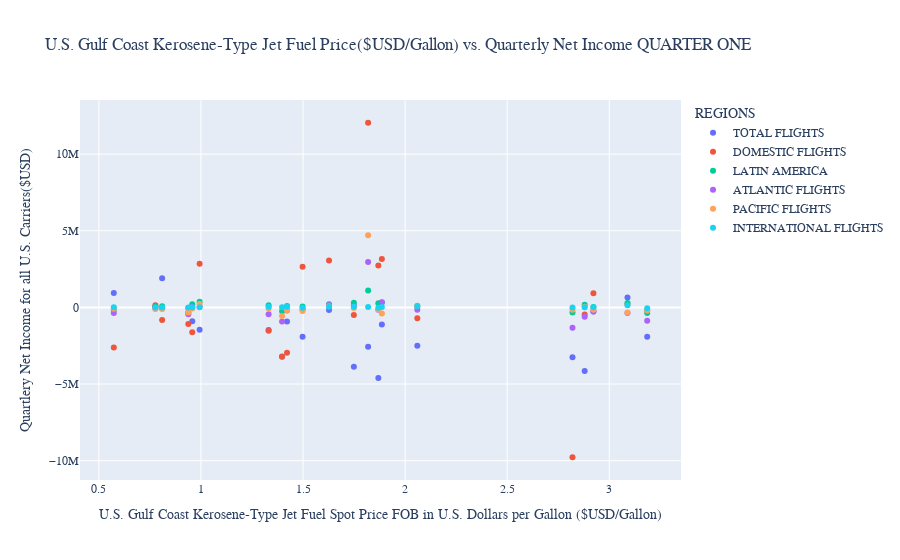

Notebook cell for this chart:
### Code cell
# COMPARE DOMESTIC, INTL, AND TOTAL FLIGHTS:
fig5 = go.Figure()

fig5.add_trace(go.Scatter(
    x=income_and_fuel_Q1['U.S. Gulf Coast Kerosene-Type Jet Fuel Spot Price FOB in U.S. Dollars per Gallon'],
    y=income_and_fuel['TOTAL'],
    name="TOTAL FLIGHTS",       # this sets its legend entry
    mode='markers',
    text=income_and_fuel_Q1['Year'], 
    hovertemplate='%{text} <br> KEROSENE JET FUEL PRICE: $%{x} <br> QUARTERLY NET INCOME: %{y}',
))

fig5.add_trace(go.Scatter(
    x=income_and_fuel_Q1['U.S. Gulf Coast Kerosene-Type Jet Fuel Spot Price FOB in U.S. Dollars per Gallon'],
    y=income_and_fuel_Q1['DOMESTIC'],
    name="DOMESTIC FLIGHTS",       # this sets its legend entry
    mode='markers',
    text=income_and_fuel_Q1['Year'], 
    hovertemplate='%{text} <br> KEROSENE JET FUEL PRICE: $%{x} <br> QUARTERLY NET INCOME: %{y}',
))

fig5.add_trace(go.Scatter(
    x=income_and_fuel_Q1['U.S. Gulf Coast Kerosene-Type Jet Fuel Spot Price FOB in U.S. Dollars per Gallon'],
    y=income_and_fuel_Q1['LATIN AMERICA'],
    name="LATIN AMERICA",       # this sets its legend entry
    mode='markers',
    text=income_and_fuel_Q1['Year'], 
    hovertemplate='%{text} <br> KEROSENE JET FUEL PRICE: $%{x} <br> QUARTERLY NET INCOME: %{y}'
))


fig5.add_trace(go.Scatter(
    x=income_and_fuel_Q1['U.S. Gulf Coast Kerosene-Type Jet Fuel Spot Price FOB in U.S. Dollars per Gallon'],
    y=income_and_fuel_Q1['ATLANTIC'],
    name="ATLANTIC FLIGHTS",       # this sets its legend entry
    mode='markers',
   text=income_and_fuel_Q1['Year'], 
    hovertemplate='%{text} <br> KEROSENE JET FUEL PRICE: $%{x} <br> QUARTERLY NET INCOME: %{y}'
))

fig5.add_trace(go.Scatter(
    x=income_and_fuel_Q1['U.S. Gulf Coast Kerosene-Type Jet Fuel Spot Price FOB in U.S. Dollars per Gallon'],
    y=income_and_fuel_Q1['PACIFIC'],
    name="PACIFIC FLIGHTS",       # this sets its legend entry
    mode='markers',
    text=income_and_fuel_Q1['Year'], 
    hovertemplate='%{text} <br> KEROSENE JET FUEL PRICE: $%{x} <br> QUARTERLY NET INCOME: %{y}'
))


fig5.add_trace(go.Scatter(
    x=income_and_fuel_Q1['U.S. Gulf Coast Kerosene-Type Jet Fuel Spot Price FOB in U.S. Dollars per Gallon'],
    y=income_and_fuel_Q1['INTERNATIONAL'],
    name="INTERNATIONAL FLIGHTS",       # this sets its legend entry
    mode='markers',
    text=income_and_fuel_Q1['Year'], 
    hovertemplate='%{text} <br> KEROSENE JET FUEL PRICE: $%{x} <br> QUARTERLY NET INCOME: %{y}'
))


fig5.update_layout(
    title="U.S. Gulf Coast Kerosene-Type Jet Fuel Price($USD/Gallon) vs. Quarterly Net Income QUARTER ONE",
    xaxis_title="U.S. Gulf Coast Kerosene-Type Jet Fuel Spot Price FOB in U.S. Dollars per Gallon ($USD/Gallon)",
    yaxis_title="Quartlery Net Income for all U.S. Carriers($USD)",
    legend_title="REGIONS",
    font=dict(
        family="Courier New, monospace",
        size=12
    )
)

fig5.show()

### Figure 1 — Plotly figure (JSON) as saved in the notebook; plotly's stock layout.template omitted (floating-point values rounded to 4 significant figures)
{"data": [{"hovertemplate": "%{text} <br> KEROSENE JET FUEL PRICE: $%{x} <br> QUARTERLY NET INCOME: %{y}", "mode": "markers", "name": "TOTAL FLIGHTS", "text": ["2000", "2001", "2002", "2003", "2004", "2005", "2006", "2007", "2008", "2009", "2010", "2011", "2012", "2013", "2014", "2015", "2016", "2017", "2018", "2019", "2020"], "type": "scatter", "x": [0.7768, 0.8099, 0.5731, 0.9381, 0.9575, 1.422, 1.819, 1.749, 2.82, 1.331, 2.06, 2.879, 3.186, 3.089, 2.922, 1.627, 0.9934, 1.498, 1.886, 1.869, 1.397], "y": [23702, 1899096, 937327, -327425, -909776, -923115, -2560103, -3873515, -3250361, -1469850, -2494531, -4150742, -1920924, 647420, -265900, -176064, -1456177, -1915125, -1123527, -4609595, -3207135, -1487161, -2333166, -20192434, 20862482, -694110, -161700, -1820559, -67019, 5979562, 1800249, -21387, -11599703, -4276656, -2718557, -5154919, -1844758, -628662, -102224, 49366, -615726, 1595509, 2369313, 316898, -848148, 1003401, 1482415, -245480, -1691852, 771313, 1369708, -85437, -45631, 2146407, 3222741, 7387696, 549797, 3849384, 3522647, 518805, 3544541, 5732622, 9655117, 7447652, 3495119, 5094145, 4195563, 2824916, 2318254, 4995529, 3901986, 5588711, 3438610, 4109147, 4130730, 3580010, 2692244, 5251150, 4922673, 3598068, -4942084]}, {"hovertemplate": "%{text} <br> KEROSENE JET FUEL PRICE: $%{x} <br> QUARTERLY NET INCOME: %{y}", "mode": "markers", "name": "DOMESTIC FLIGHTS", "text": ["2000", "2001", "2002", "2003", "2004", "2005", "2006", "2007", "2008", "2009", "2010", "2011", "2012", "2013", "2014", "2015", "2016", "2017", "2018", "2019", "2020"], "type": "scatter", "x": [0.7768, 0.8099, 0.5731, 0.9381, 0.9575, 1.422, 1.819, 1.749, 2.82, 1.331, 2.06, 2.879, 3.186, 3.089, 2.922, 1.627, 0.9934, 1.498, 1.886, 1.869, 1.397], "y": [139162, -822384, -2621918, -1085012, -1622122, -2956735, 12049285, -488478, -9777777, -1516128, -704121, -455423, -213497, 227114, 926580, 3055504, 2856167, 2647152, 3157073, 2738558, -3226298]}, {"hovertemplate": "%{text} <br> KEROSENE JET FUEL PRICE: $%{x} <br> QUARTERLY NET INCOME: %{y}", "mode": "markers", "name": "LATIN AMERICA", "text": ["2000", "2001", "2002", "2003", "2004", "2005", "2006", "2007", "2008", "2009", "2010", "2011", "2012", "2013", "2014", "2015", "2016", "2017", "2018", "2019", "2020"], "type": "scatter", "x": [0.7768, 0.8099, 0.5731, 0.9381, 0.9575, 1.422, 1.819, 1.749, 2.82, 1.331, 2.06, 2.879, 3.186, 3.089, 2.922, 1.627, 0.9934, 1.498, 1.886, 1.869, 1.397], "y": [58927, 76822, -176148, -51869, 201821, 95583, 1110214, 303476, -335226, 136650, 40958, 177773, -357006, 290326, 22305, 213705, 362407, 61452, 341526, 269912, -251044]}, {"hovertemplate": "%{text} <br> KEROSENE JET FUEL PRICE: $%{x} <br> QUARTERLY NET INCOME: %{y}", "mode": "markers", "name": "ATLANTIC FLIGHTS", "text": ["2000", "2001", "2002", "2003", "2004", "2005", "2006", "2007", "2008", "2009", "2010", "2011", "2012", "2013", "2014", "2015", "2016", "2017", "2018", "2019", "2020"], "type": "scatter", "x": [0.7768, 0.8099, 0.5731, 0.9381, 0.9575, 1.422, 1.819, 1.749, 2.82, 1.331, 2.06, 2.879, 3.186, 3.089, 2.922, 1.627, 0.9934, 1.498, 1.886, 1.869, 1.397], "y": [-68918, -59644, -372012, -452157, 31510, -202866, 2966133, 112807, -1326883, -446958, -146182, -612217, -876974, -372745, -269343, 152544, 43896, -134888, 319232, -146614, -924756]}, {"hovertemplate": "%{text} <br> KEROSENE JET FUEL PRICE: $%{x} <br> QUARTERLY NET INCOME: %{y}", "mode": "markers", "name": "PACIFIC FLIGHTS", "text": ["2000", "2001", "2002", "2003", "2004", "2005", "2006", "2007", "2008", "2009", "2010", "2011", "2012", "2013", "2014", "2015", "2016", "2017", "2018", "2019", "2020"], "type": "scatter", "x": [0.7768, 0.8099, 0.5731, 0.9381, 0.9575, 1.422, 1.819, 1.749, 2.82, 1.331, 2.06, 2.879, 3.186, 3.089, 2.922, 1.627, 0.9934, 1.498, 1.886, 1.869, 1.397], "y": [-106308, -101160, -89470, -330213, -73884, -179050, 4705502, -39093, -151807, -63964, 107467, 37456, -196898, -335847, -145495, 79301, 226726, -240086, -399452, -143659, -553586]}, {"hovertemplate": "%{text} <br> KEROSENE JET FUEL PRICE: $%{x} <br> QUARTERLY NET INCOME: %{y}", "mode": "markers", "name": "INTERNATIONAL FLIGHTS", "text": ["2000", "2001", "2002", "2003", "2004", "2005", "2006", "2007", "2008", "2009", "2010", "2011", "2012", "2013", "2014", "2015", "2016", "2017", "2018", "2019", "2020"], "type": "scatter", "x": [0.7768, 0.8099, 0.5731, 0.9381, 0.9575, 1.422, 1.819, 1.749, 2.82, 1.331, 2.06, 2.879, 3.186, 3.089, 2.922, 1.627, 0.9934, 1.498, 1.886, 1.869, 1.397], "y": [839, -3410, 9187, -1673, 6499, 35932, 31349, 44269, -8011, 45643, 86152, 4263, -47476, 145522, 15751, 43486, 5922, -15375, 20232, -25952, 13600]}], "layout": {"font": {"family": "Courier New, monospace", "size": 12}, "legend": {"title": {"text": "REGIONS"}}, "title": {"text": "U.S. Gulf Coast Kerosene-Type Jet Fuel Price($USD/Gallon) vs. Quarterly Net Income QUARTER ONE"}, "xaxis": {"title": {"text": "U.S. Gulf Coast Kerosene-Type Jet Fuel Spot Price FOB in U.S. Dollars per Gallon ($USD/Gallon)"}}, "yaxis": {"title": {"text": "Quartlery Net Income for all U.S. Carriers($USD)"}}}}
